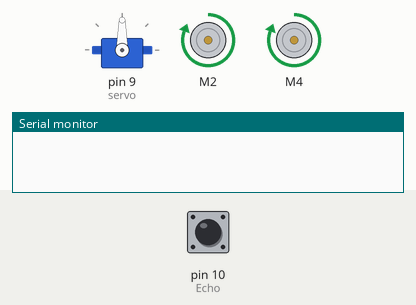
Simulated run of this sketch. Board: Arduino Uno, built with avr-gcc and run on an emulated ATmega328P. On the bench: servo, 2 × DC motor (green arrow = forward, orange = backward, longer = faster), the last lines printed to the serial monitor. The inputs (shaded band) are chosen by the test bench; at power-on: pin 10 (Echo) LOW.

Above: at 0.1 s.
At 4.63 s:
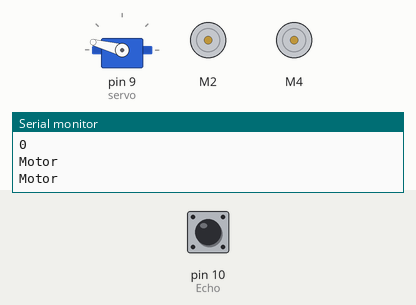
4.8 s: pin 10 (Echo) pulsed HIGH 2 times (0.12 s each, 0.3 s apart)
At 8.9 s:
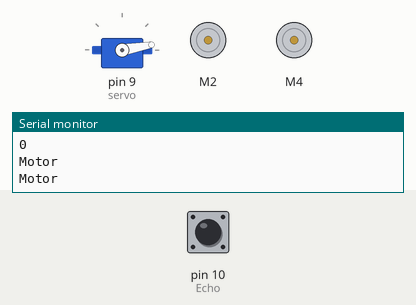
Timing chart, 0 to 33.4 s (numbered marks = the images above; inputs shaded):
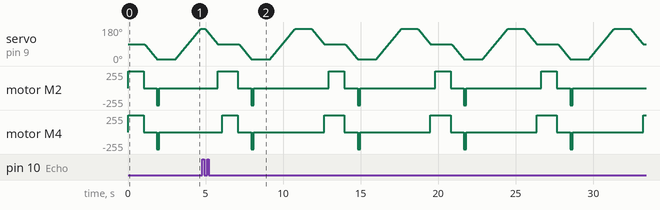

The sketch:

Arduino_Obstacle_Robot.ino
```cpp
#define Trig 13
#define Echo 10
#include <Servo.h>
#include <AFMotor.h>


/******************************
 **Where we define variables **
 ******************************/
AF_DCMotor motor2(2);
AF_DCMotor motor4(4);

Servo servo;

int angle = 90;
int look_left;
int look_right;
int look_straight;

int time;

/*********************
 ** Methods defined **
 *********************/

void setup() //Every Arduino method has a setup method
{
  //servo connects to pina 9 - a servo for the rangefinder
  servo.attach(9);
  Serial.begin(9600);
}


void go_forward()
{
  motor2.run(FORWARD);
  motor4.run(FORWARD);
  motor2.setSpeed(255);
  motor4.setSpeed(255);
}

void go_backwards()
{
  motor2.run(BACKWARD);
  motor4.run(BACKWARD);
  motor2.setSpeed(255);
  motor4.setSpeed(255);
}

void go_right()
{
  motor2.run(FORWARD);
 // motor4.run(FORWARD);
  motor2.setSpeed(255);
 // motor4.setSpeed(255);
}

void go_left()
{
  // motor3.run(FORWARD);
  motor4.run(FORWARD);
  // motor3.setSpeed(255);
  motor4.setSpeed(255);
}

void stop_movement()  // Stop movement
{
  motor2.run(RELEASE);
  motor4.run(RELEASE);
  Serial.begin(9600);   // set up Serial library at 9600 bps
  Serial.println("Motor");
}

void calculate_left() // Calculates angles by
{
  digitalWrite(Trig, HIGH);
  delayMicroseconds(10);
  digitalWrite(Trig, LOW);
  time = pulseIn(Echo, HIGH);
  look_left = time/58;
}

void calculate_forward(){
   digitalWrite(Trig, HIGH);
  delayMicroseconds(10);
  digitalWrite(Trig, LOW);
  time = pulseIn(Echo, HIGH);
  look_straight = time/58;
    Serial.println(look_straight); // Output to port
}

void calculate_right()
{
   digitalWrite(Trig, HIGH);
   delayMicroseconds(10);
   digitalWrite(Trig, LOW);
   time = pulseIn(Echo, HIGH);
   look_right = time/58;
}


/**********************************************************************************
 **All Arduino projects also have a loop method, in addition to the setup method**
 **********************************************************************************/
void loop()
{
  go_forward();
  calculate_forward();
    if(look_straight<30)    //If the angle of the sensor is less than 30 degrees, we will stop
    {
       stop_movement();
       delay(50);

       for(angle=90;angle>=10;angle--)
       {
           servo.write(angle);
           delay(10);
       }
       go_backwards();      //Now we'll go backwards
       delay(150);
       stop_movement();
       calculate_right();   //Let's figure out if we can even go right
       delay(50);
       for(angle=10;angle<=170;angle++)
       {
           servo.write(angle);
           delay(10);
       }
      calculate_left();
      delay(50);
      for(angle=170;angle>=90;angle--)
      {
         servo.write(angle);
         delay(10);
      }

      if(look_right > look_left)      //If right looks better than left, let's go right
      {

         go_right();
         delay(300);
         //stop_movement(); //commented out for testing
      }

      else                           //If left looks better than right, then let's go left
      {

         go_left();
         delay(300);
         //stop_movement(); //commented out for testing
      }

    }
    else                            //If all else fails, fuck it let's go forward
    {
        go_forward();
    }
}
```

Measured:
- by itself, motor M2: repeats every 6.9 s: stopped 0.87 s, backward 255/255 0.15 s, stopped 4.8 s, forward 255/255 1.0 s
- by itself, motor M4: repeats every 6.9 s: stopped 0.87 s, backward 255/255 0.15 s, stopped 4.5 s, forward 255/255 1.3 s
